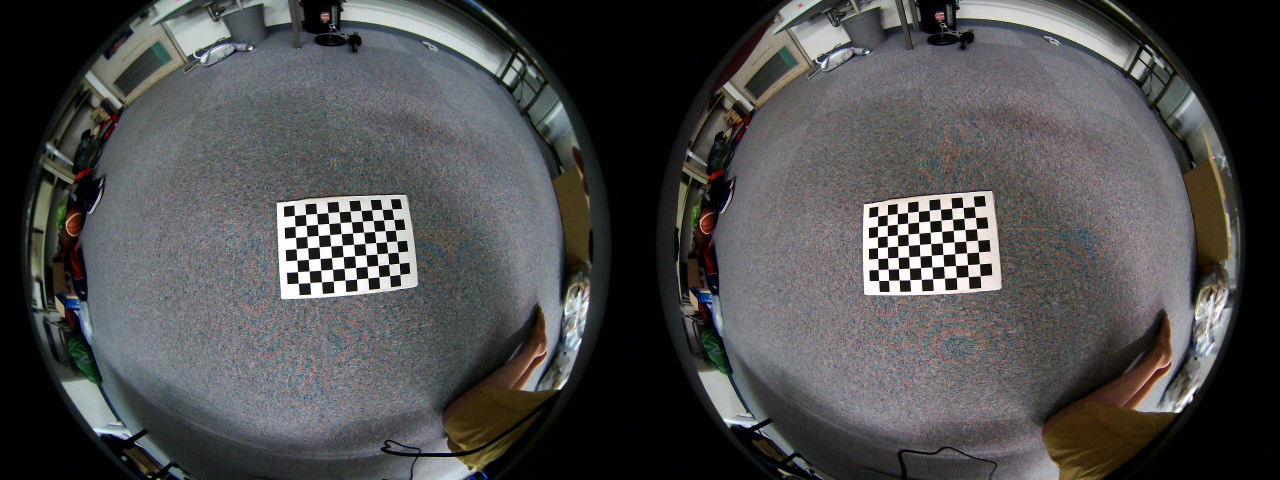
#> input picture calib_images/calib-01.jpg, 2560 x 960 px (shown at 1/2 size); its folder holds only this picture in this run
$ python run.py   (older library calls are emulated)
#> lines starting #> are read from the running program, lines starting #| are printed output that depends on the picture
### python/FisheyeCalibrate.py
import cv2
import numpy as np
import math
import matplotlib.pyplot as plt
from tqdm import tqdm
import yaml

class FisheyeCalibrator():
    def __init__(self):
        self._image_size = None             # Image size                        : (height, width)
        self._board = None                  # Baord shape                       : (rows, cols)
        self._square_size = None            # Board square size in meter        : float
        self._ret = None                    # Stereo calibration return         : float
        self._left_K = np.zeros((3,3))      # Left camera matrix                : 3*3
        self._right_K = np.zeros((3,3))     # Right camera matrix               : 3*3
        self._left_D = np.zeros((4,1))      # Left camera distortion vector     : 4*1
        self._right_D = np.zeros((4,1))     # Right camera distortion vector    : 4*1
        self._R = np.zeros((3,3))
        self._T = np.zeros((1,3))
        self._rvec = None                   # cameras rotation vector           : 1*1*3
        self._tvec = None                   # cameras translation vector        : 1*1*3
        self._left_R = np.zeros((3,3))      # Left camera rotation matrix       : 3*3
        self._left_P = np.zeros((3,4))      # Left camera projection matrix     : 3*4
        self._right_R = np.zeros((3,3))     # Right camera rotation matrix      : 3*3
        self._right_P = np.zeros((3,4))     # Right camera projection matrix    : 3*4
        self._Q = np.zeros((4,4))           # Disparity-to-depth mapping matrix : 4*4
        self._left_rectify_map_x = None     # Left rectify lookup table x       : height*width
        self._left_rectify_map_y = None     # Left rectify lookup table y       : height*width
        self._right_rectify_map_x = None    # Right rectify lookup table x      : height*width
        self._right_rectify_map_y = None    # Right rectify lookup table y      : height*width
        self._left_eqrec_map_x = None       # Left eqrec lookup table x         : height*width
        self._left_eqrec_map_y = None       # Left eqrec lookup table y         : height*width
        self._right_eqrec_map_x = None      # Right eqrec lookup table x        : height*width
        self._right_eqrec_map_y = None      # Right eqrec lookup table y        : height*width
        self._mag = 1.0                     # Fov related prams in rectify      : float

    def stereo_calibrate(self, images, image_size, board=(6,9), square_size=0.027, detail=False):
        # images -> calibrate params(left K, right K, left D, right D)
#> called with image_size = (960, 1280), board = (7, 10), square_size = 0.025, detail = False
        self._image_size = image_size[::-1]
        print(image_size[::-1])
        self._board = board
        self._square_size = square_size
        print(f"Board type: rows{board[0]}, cols{board[1]}")
        assert isinstance(images, list), "images must be list"
        # Corners detection
        print("detecting corners ...")
        left_corners = []
        right_corners = []
        object_point = self._create_object_point()
        object_points = []
        for image in tqdm(images):
            left_corner, right_corner = self._detect_corners(image)
            # All corners must be detected. n_corners = (rows * cols)
            assert len(left_corner)==len(right_corner)==board[0]*board[1], "Corners detection failed."
            left_corners.append(left_corner.reshape(1,-1,2))
            right_corners.append(right_corner.reshape(1,-1,2))
            object_points.append(object_point)
#> this loop made 1 pass
#> pass 1, in _split_image, `left_image = image[:,:image.shape[1]//2]`:
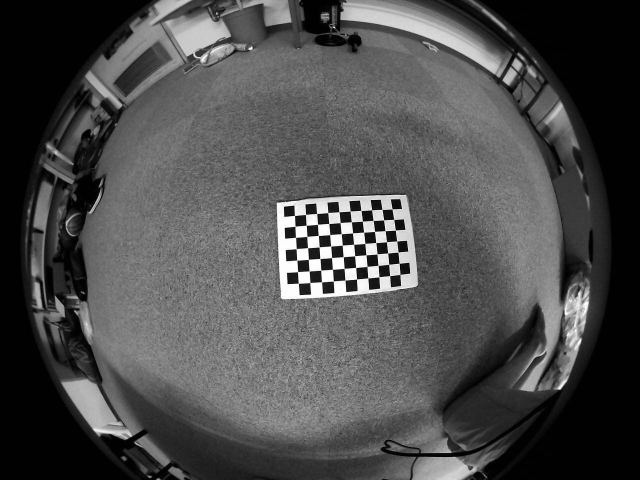
#> left_image: shape (960, 1280) (shown at 1/2 size); min 0, max 255, mean 76.5
#> pass 1, in _split_image, `right_image = image[:, image.shape[1]//2:]`:
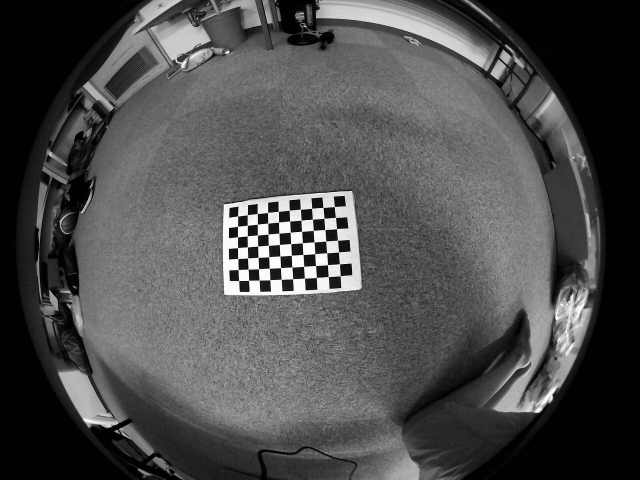
#> right_image: shape (960, 1280) (shown at 1/2 size); min 0, max 255, mean 76.9
#> after the loop, left_corners = 1 item; object_points = 1 item; right_corners = 1 item
        print("corners detection was successful.")
        print("stereo calibrating ...")
        self._rvec = [np.zeros((1, 1, 3), dtype=np.float64) for i in range(len(images))]
#> self._rvec = [[[0, 0, 0]]]
        self._tvec = [np.zeros((1, 1, 3), dtype=np.float64) for i in range(len(images))]
#> self._tvec = [[[0, 0, 0]]]
#> (the run stopped early here; a loop or call above may not have finished)

$ run again, on calib_images/calib-05.jpg
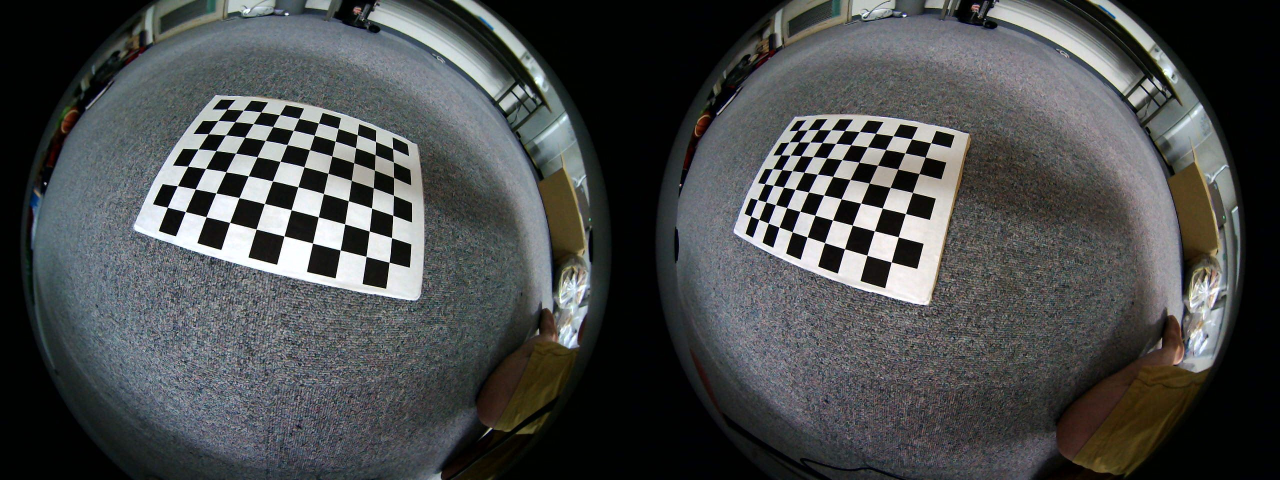
#> input picture calib_images/calib-05.jpg, 2560 x 960 px (shown at 1/2 size)
#> the loop in stereo_calibrate, `for image in tqdm(images):` made 1 pass
#> pass 1, in _split_image, `left_image = image[:,:image.shape[1]//2]`:
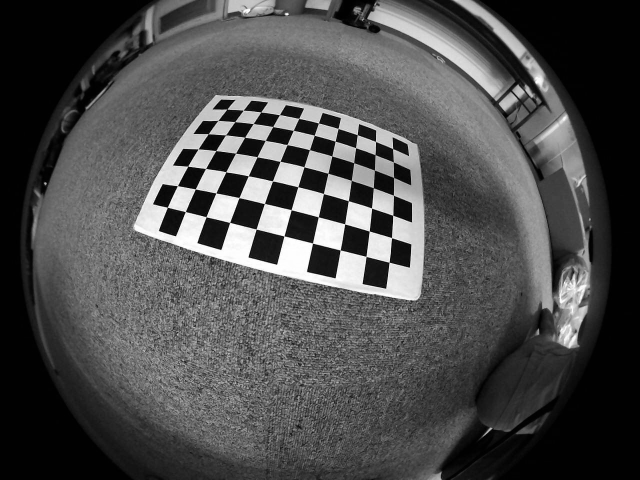
#> left_image: shape (960, 1280) (shown at 1/2 size); min 0, max 255, mean 76.7
#> pass 1, in _split_image, `right_image = image[:, image.shape[1]//2:]`:
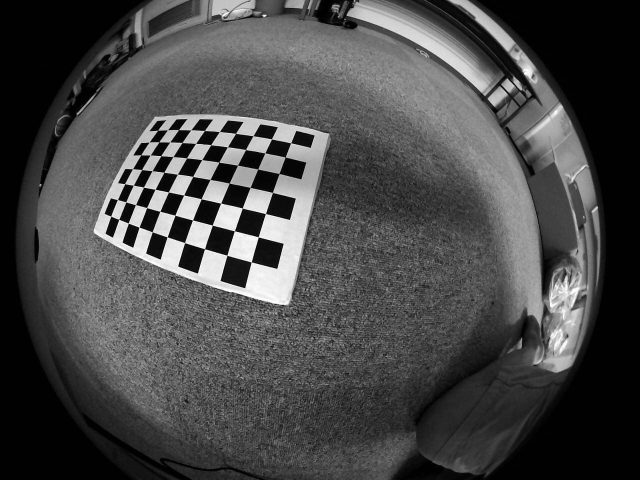
#> right_image: shape (960, 1280) (shown at 1/2 size); min 0, max 255, mean 72.7
#> after the loop in stereo_calibrate, `for image in tqdm(images):`: left_corners = 1 item
#> self._rvec = [[[0, 0, 0]]]

$ run again, on calib_images/calib-06.jpg
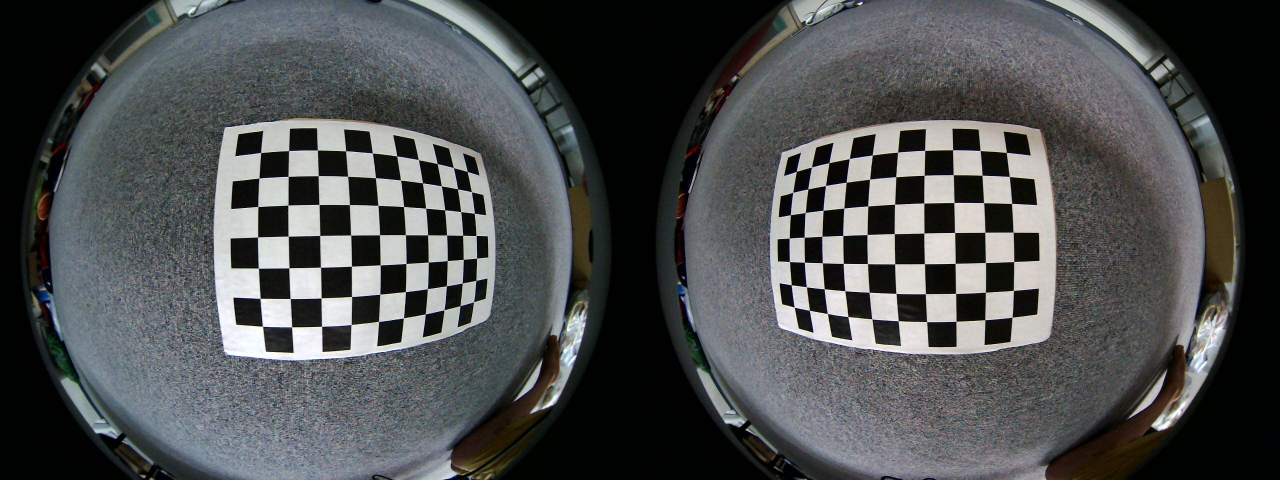
#> input picture calib_images/calib-06.jpg, 2560 x 960 px (shown at 1/2 size)
#> the loop in stereo_calibrate, `for image in tqdm(images):` made 1 pass
#> pass 1, in _split_image, `left_image = image[:,:image.shape[1]//2]`:
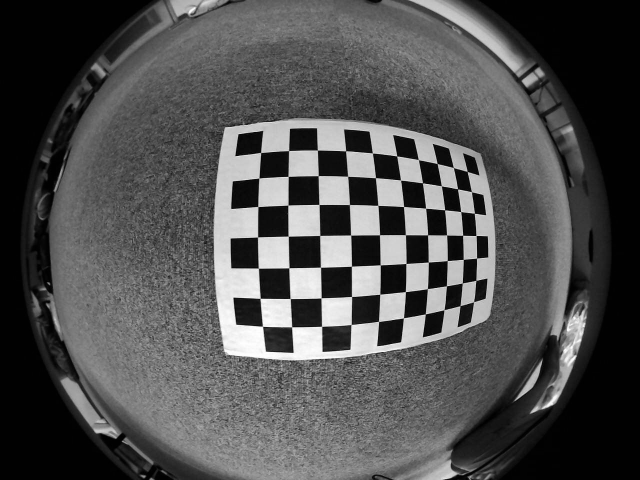
#> left_image: shape (960, 1280) (shown at 1/2 size); min 0, max 255, mean 79.4
#> pass 1, in _split_image, `right_image = image[:, image.shape[1]//2:]`:
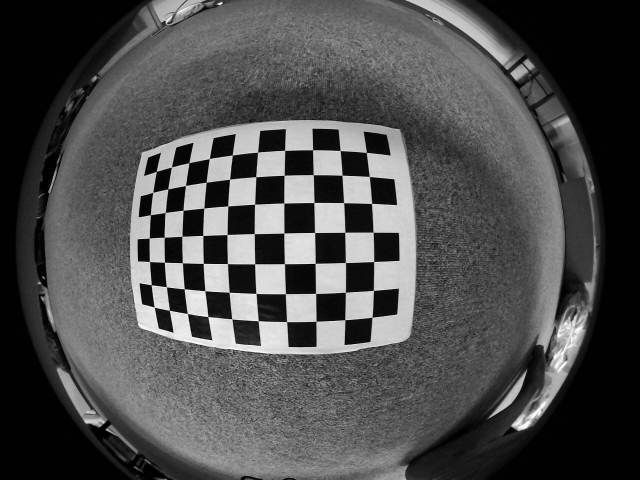
#> right_image: shape (960, 1280) (shown at 1/2 size); min 0, max 255, mean 77.5
#> after the loop in stereo_calibrate, `for image in tqdm(images):`: left_corners = 1 item
#> self._rvec = [[[0, 0, 0]]]

$ run again, on calib_images/calib-07.jpg
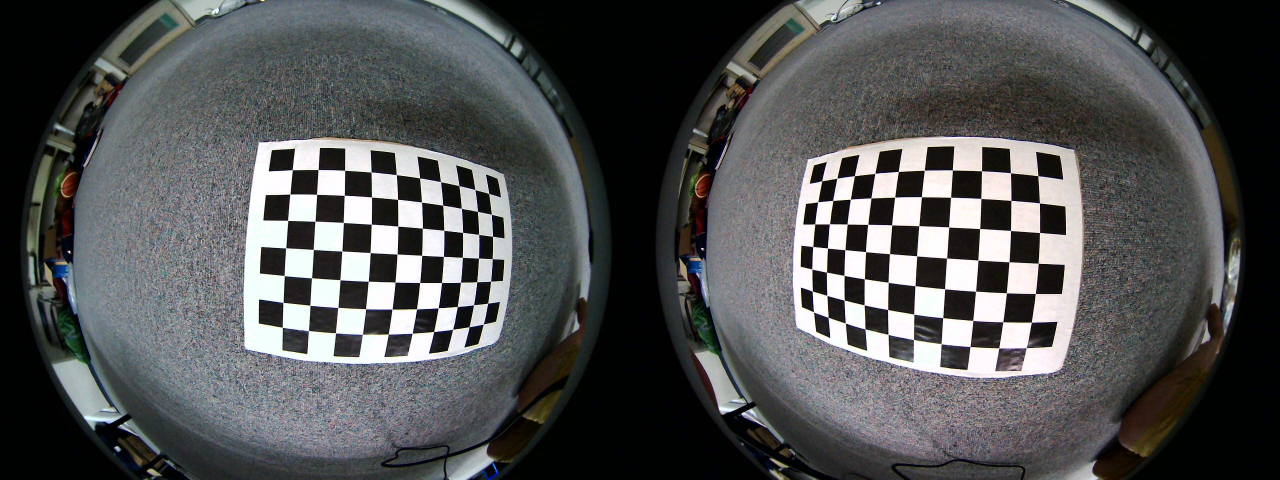
#> input picture calib_images/calib-07.jpg, 2560 x 960 px (shown at 1/2 size)
#> the loop in stereo_calibrate, `for image in tqdm(images):` made 1 pass
#> pass 1, in _split_image, `left_image = image[:,:image.shape[1]//2]`:
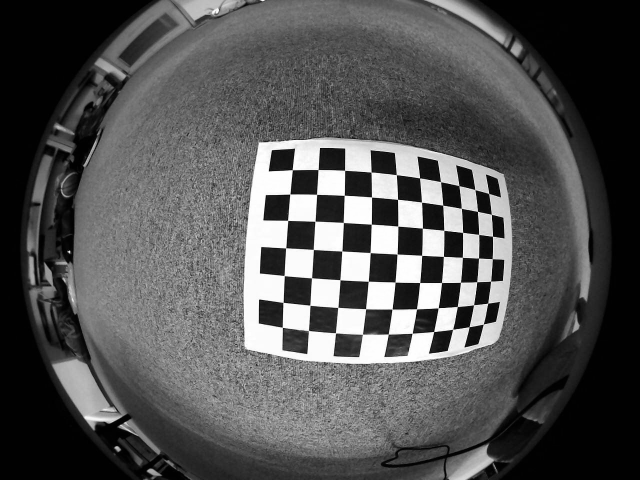
#> left_image: shape (960, 1280) (shown at 1/2 size); min 0, max 255, mean 83.4
#> pass 1, in _split_image, `right_image = image[:, image.shape[1]//2:]`:
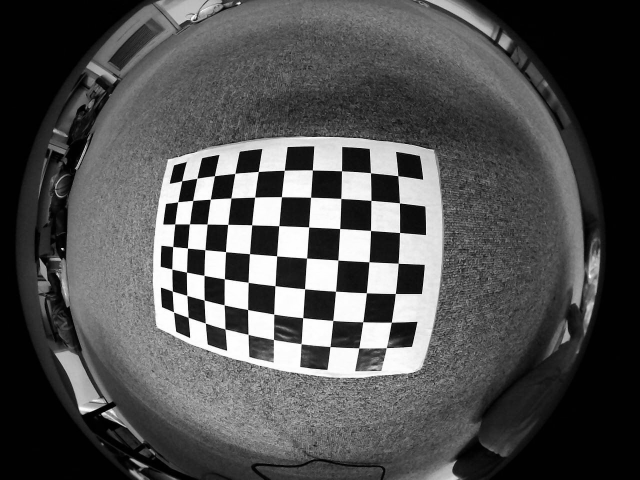
#> right_image: shape (960, 1280) (shown at 1/2 size); min 0, max 255, mean 80.8
#> after the loop in stereo_calibrate, `for image in tqdm(images):`: left_corners = 1 item
#> self._rvec = [[[0, 0, 0]]]
